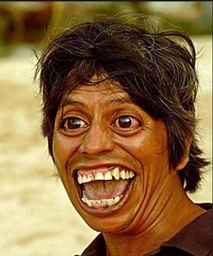
#> input picture semestral/inputImages/holenda.jpg, 213 x 256 px, shrunk from 439 x 527 before the run
$ python floydSteinbergBnW.py
#> lines starting #> are read from the running program, lines starting #| are printed output that depends on the picture
from PIL import Image
import os

def getShadeOfGray(r,g,b):
    grayScale = int(0.299*r + 0.587*g + 0.114*b)
    # source: http://support.ptc.com/help/mathcad/en/index.html#page/PTC_Mathcad_Help/example_grayscale_and_color_in_images.html
    return grayScale

def blackOrWhite(grayScale):
    bow = (grayScale >= 128)*255
    return bow

def applyError(error, rgb, distribution):
    newShade = int(rgb[0] + error * distribution)
    return (newShade, newShade, newShade)

currentPath = os.path.dirname(os.path.realpath(__file__))
with Image.open(currentPath + "/inputImages/holenda.jpg") as im:

#> im is the input picture: PIL image 213x256 RGB; mean R, G, B 137.9, 105.3, 64.1
    pixels = im.load()
    width, height = im.size
#> width = 213; height = 256

    # convert to grayScale
    for y in range(height):
        for x in range(width):
            shade = getShadeOfGray(*pixels[x,y])
            pixels[x,y] = (shade, shade, shade)

    # apply Floyd-Steinberg dithering
    for y in range(height):
        for x in range(width):
            old = pixels[x,y][0]
            new = blackOrWhite(old)
            pixels[x,y] = (new, new, new)
            error = old - new

            # apply quantization error to neighbours with the following distribution :
            #                 current   7/16
            #         3/16     5/16     1/16

            # middle right
            if x + 1 < width:
                pixels[x+1,y] = applyError(error, pixels[x+1,y], 7/16)

            # bottom
            if y + 1 < height:
                # left
                if x - 1 > 0:
                    pixels[x-1,y+1] = applyError(error, pixels[x-1,y+1], 3/16)

                # middle
                pixels[x,y+1] = applyError(error, pixels[x,y+1], 3/16)

                # right
                if x + 1 < width:
                    pixels[x+1,y+1] = applyError(error, pixels[x+1,y+1], 3/16)


    im.show()
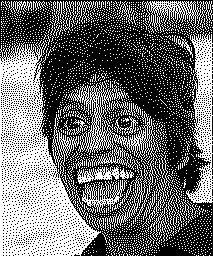
#> shown: PIL image 213x256 RGB; 42.3% white in thin lines or dots
